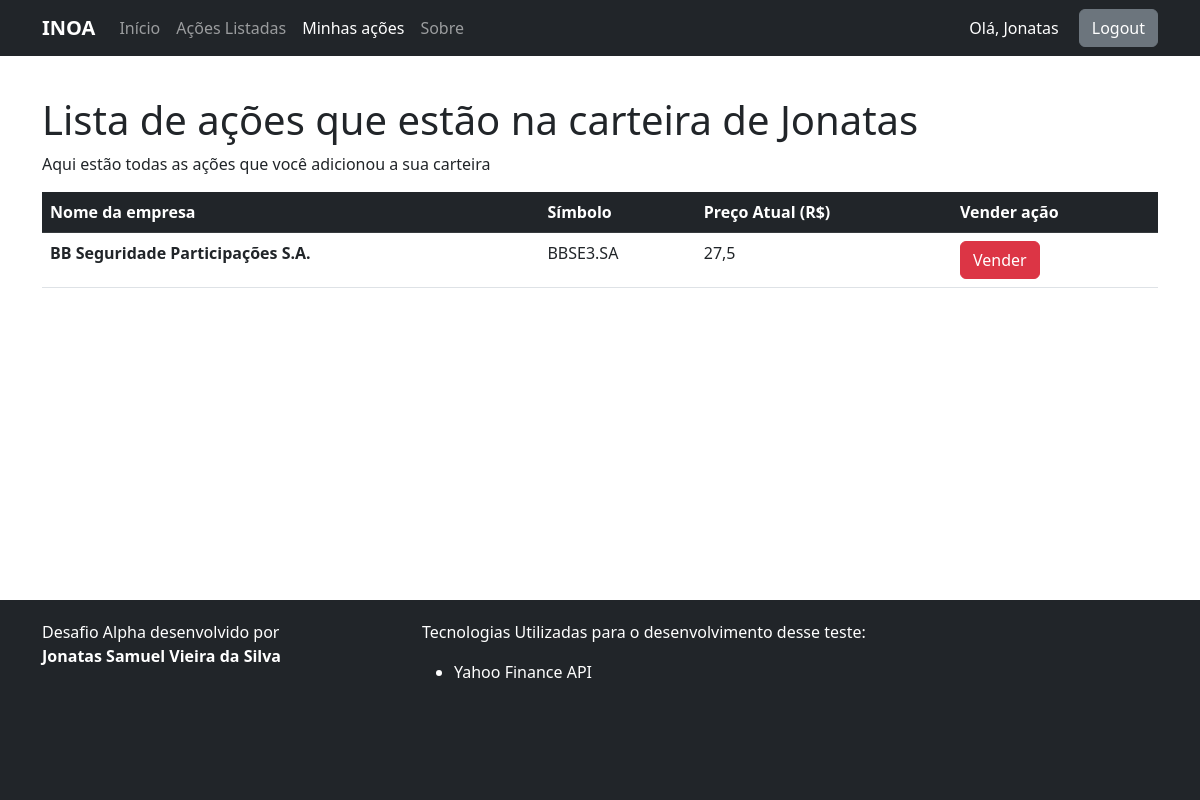
/alpha/acoesusuario/ (signed in), run on an earlier commit of the app's database.
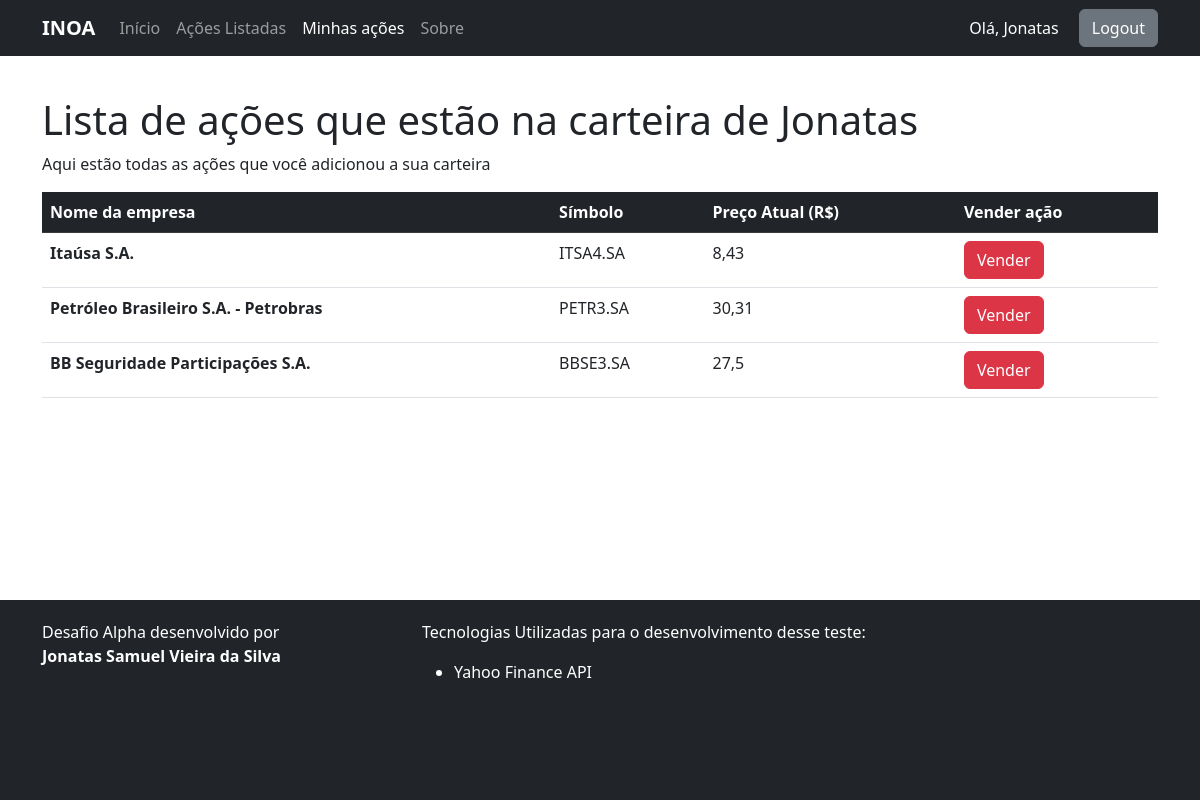
And on a later commit of the database.
### alpha/models.py (models this page shows, shortened)
class AcaoDono(models.Model):
  acao = models.ForeignKey(Acao, on_delete=models.CASCADE)
  owner = models.ForeignKey(User, on_delete=models.CASCADE)
  buy_price = models.FloatField(default=0)
  date_buy = models.DateTimeField('date published')

class Acao(models.Model):
  name = models.CharField(max_length=200)
  symbol = models.CharField(max_length=10)
  last_price = models.FloatField(default=0)
  def get_absolute_url(self):
    return reverse('acao-detail', args=[str(self.id)])

### alpha/views.py (the view)
# urls.py: path('acoesusuario/', views.AcaoUserView.as_view(), name='acao-user'),
class AcaoUserView(LoginRequiredMixin, generic.ListView):
  model = Acao
  template_name = 'alpha/acao_user.html'
  paginate_by = 20

### alpha/templates/alpha/acao_user.html
{% extends "base_generic.html" %}
{% block content %}
  <h1>Lista de ações que estão na carteira de <span class="username">{{user.get_username}}</span></h1>
  <p>Aqui estão todas as ações que você adicionou a sua carteira</p>
  {% if acao_list %}
    <table class="table">
      <thead class="table-dark">
        <tr>
          <th scope="col">Nome da empresa</th>
          <th scope="col">Símbolo</th>
          <th scope="col">Preço Atual (R$)</th>
          <th scope="col">Vender ação</th>
        </tr>
      </thead>
      <tbody>
        {% for acao in acao_list %}
          {% for item in acao.acaodono_set.all %}
            <tr>
              {% if item.owner == user %}
                <td class="cianame"><a href="{{ item.acao.get_absolute_url }}">{{ item.acao.name }}</a></td>
                <td>{{ item.acao.symbol }}</td>
                <td>{{ item.acao.last_price }}</td>
                <td><a class="btn btn-danger" href="">Vender</a></td>
              {% endif %}
            </tr>
          {% endfor %}
        {% endfor %}
      </tbody>
    </table>
  {% else %}
    <p>Não nenhuma ação para ser listada</p>
  {% endif %}
{% endblock %}

What changed in the data, as far as the page shows it:
added AcaoDono: acao.name "Itaúsa S.A.", acao.symbol "ITSA4.SA", acao.last_price "8,43"
added AcaoDono: acao.name "Petróleo Brasileiro S.A. - Petrobras", acao.symbol "PETR3.SA", acao.last_price "30,31"
